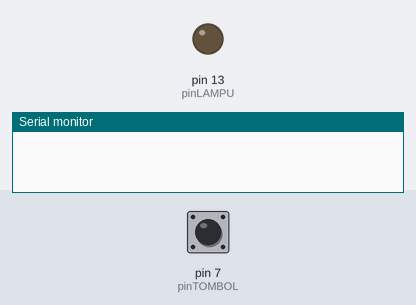
A sketch run on a simulated Arduino Uno, built with avr-gcc and run on an emulated ATmega328P. Shown: output pins drawn as LEDs (lit = HIGH), the last lines printed to the serial monitor. The test bench sets the inputs (shaded band); at power-on: pin 7 (pinTOMBOL) LOW.

Above: at 1.2 s.
1.3 s: pin 7 (pinTOMBOL) pulled HIGH for 0.15 s
At 1.7 s:
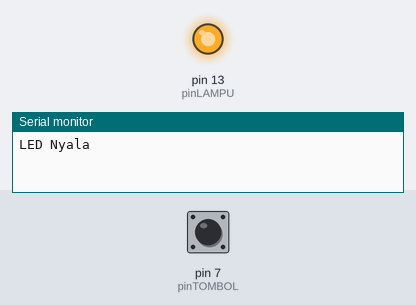
2.9 s: pin 7 (pinTOMBOL) pulled HIGH for 1 s
At 4.2 s:
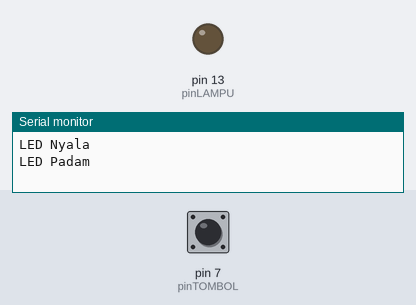
5.4 s: pin 7 (pinTOMBOL) pulled HIGH for 3.2 s
At 6.1 s:
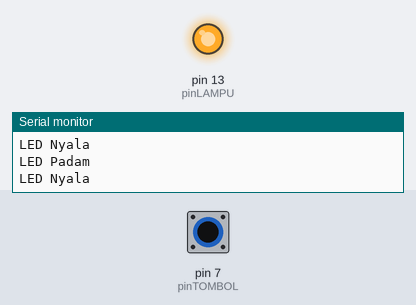
Timing chart, 0 to 8.4 s (numbered marks = the images above; inputs shaded):
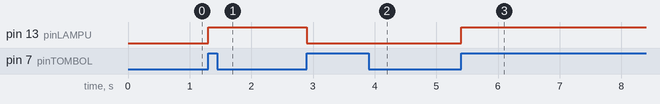

The sketch:

1Led1Saklar_1_.ino
```cpp
const int pinLAMPU = 13;                   // nomor pin LED
const int pinTOMBOL = 7;                 // nomor pin Tombol

bool statusTombolAkhir = LOW;            // status Tombol terakhir
bool statusLampu = LOW;                    // status LED

void setup() {
  Serial.begin(9600);
  pinMode(pinLAMPU, OUTPUT);               // LED sebagai output
  pinMode(pinTOMBOL, INPUT);             // Tombol sebagai input
}
void loop() {
  bool statusTombol = digitalRead(pinTOMBOL);    // cek status Tombol
  if (statusTombol != statusTombolAkhir) {       // jika status Tombol berubah dari sebelumnya
    if (statusTombol == HIGH) {                  // jika Tombol berubah ke status LOW (dilepas)
      if (statusLampu == LOW) {                    // jika status LED hidup
        digitalWrite(pinLAMPU, HIGH);              // maka LED dimatikan
        statusLampu = HIGH;
        Serial.println("LED Nyala");
      } else {                                   // jika status LED mati
        digitalWrite(pinLAMPU, LOW);               // maka LED dihidupkan
        statusLampu = LOW;
        Serial.println("LED Padam");
      }
    }
  }
  statusTombolAkhir = statusTombol;               // simpan status Tombol untuk loop1 selanjutnya
  delay(100);
}
```

Measured:
- after the input at 1.3 s, pin 13 (pinLAMPU): LOW → HIGH at once
- after the input at 2.9 s, pin 13 (pinLAMPU): HIGH → LOW at once
- after the input at 5.4 s, pin 13 (pinLAMPU): LOW → HIGH at once
